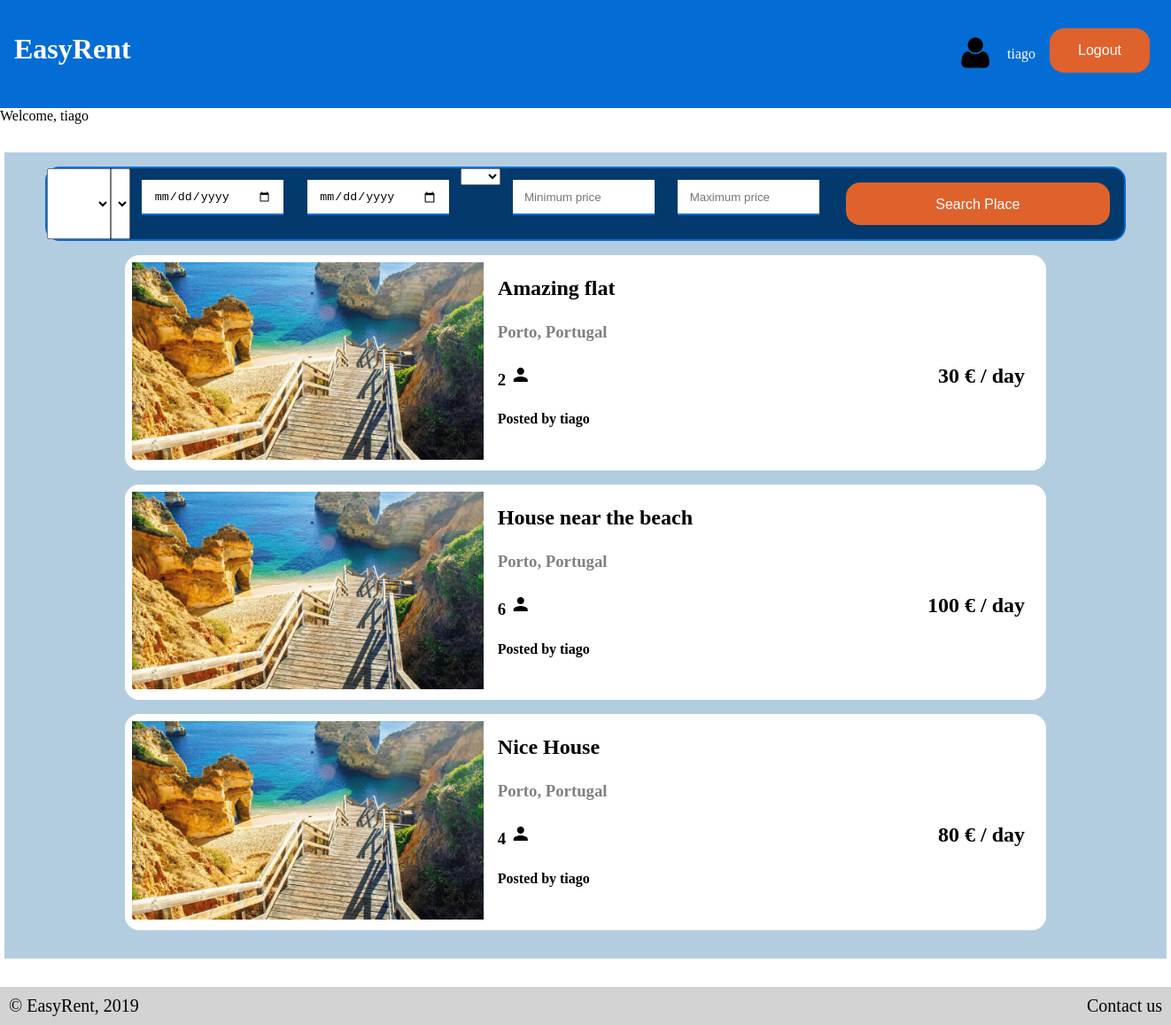
/pages/main.php (signed in), run on an earlier commit of the app's database.
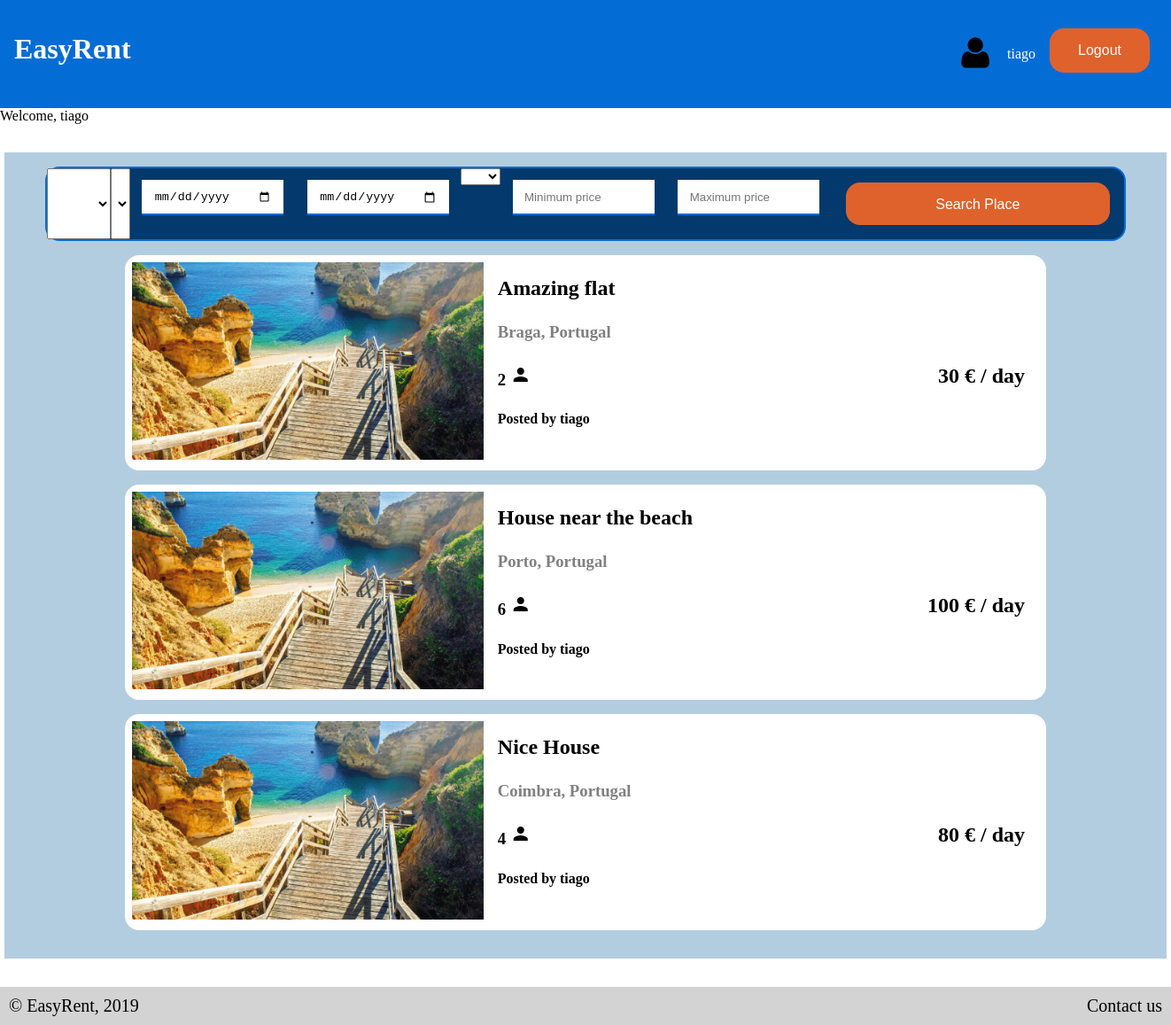
And on a later commit of the database.
### tables this page shows
CREATE TABLE Place (id INTEGER PRIMARY KEY, title TEXT NOT NULL, price_day FLOAT NOT NULL, description TEXT, address TEXT, location_id INTEGER REFERENCES Location (id), owner TEXT REFERENCES User (username) NOT NULL, capacity INTEGER NOT NULL);

CREATE TABLE Location(
    id      INTEGER PRIMARY KEY,
    city    TEXT NOT NULL,
    country TEXT NOT NULL
);

### database/access_database.php (called while the page is built, shortened)
<?php
    function getAllPlaces() {
        $db = Database::instance()->db();
        $stmt = $db->prepare('SELECT * FROM Place');
        $stmt->execute();
        return $stmt->fetchAll();
    }
    function getLocation($location_id) {
        $db = Database::instance()->db();
        $location = $db->prepare('SELECT city, country FROM Location WHERE id = ?');
        $location->execute(array($location_id));
        return $location->fetch();
    }
    function getAllCountries() {
        $db = Database::instance()->db();
        $countries = $db->prepare('SELECT DISTINCT country FROM Location');
        $countries->execute();
        return $countries->fetchAll();
    }
?>

### templates/template_place.php (the view)
<?php
    function template_place($place){
    $location = getLocation($place['location_id']);
?>
    <a href="../pages/place.php?id=<?=$place['id']?>">
        <article class="place">
            <div class="place_photo">
                <img src="../resources/beachOpener.jpg" alt="Beach" style="max-width:100%;">
            </div>
            <div class="place_info">
                <h2 class="title"><?=$place['title']?></h3>
                <h3 class="location"><?=$location['city']?>, <?=$location['country']?></h3>
                <h3 class="capacity"><?=$place['capacity']?> <i class="material-icons">person</i> </h3>
                <h2 class="price"><?=$place['price_day']?> € / day</h3>
                <h4 class="owner">Posted by <?=$place['owner']?></h4>
            </div>
        </article>
    </a>
<?php
    }
?>

### templates/template_generic.php (shortened to what this page needs)
<?php
    function template_header() {
?>
<!DOCTYPE html>
<html lang = "pt-PT">
    <head>
        <link href="../css/style.css" rel="stylesheet">
    </head>
    <body>
        <header>
            <h1><a href="../pages/main.php">EasyRent</a></h1>
            <?php
            if (isset($_SESSION['username']))
                template_user_section();
            ?>
        </header>
<?php }
    function template_footer() {
?>
        <footer>
            <p>&copy; EasyRent, 2019</p>
            <p>Contact us</p>
        </footer>
    </body>
</html>
<?php
    }
    function template_user_section() {
?>
        <div id = "header_user_section">
            <a href="profile.php?user=<?=$_SESSION['username']?>"><img src="../resources/pic1.png" alt="Profile Picture Icon" style="width:40px;height:40px;"></a>
            <a href="profile.php?user=<?=$_SESSION['username']?>"><?= $_SESSION['username']  ?></a>
            <form action="../actions/process_logout.php"><input type="submit" id="logout" value="Logout"></form>
        </div>
<?php
    }
?>

### pages/main.php (shortened to what this page needs)
<?php
    include_once('../templates/template_generic.php');
    include_once('../templates/template_search.php');
    include_once('../templates/template_place.php');
    include_once('../database/access_database.php');
    $places = getAllPlaces();
    template_header();
?>
    <section id="user">
        Welcome, <?= $_SESSION['username']  ?>
    </section>
<section id="content">
<?php
    template_search();
    foreach ($places as $place) {
        template_place($place);
    }
?>
</section>
<?php
    template_footer();
?>

### templates/template_search.php (shortened to what this page needs)
<?php
    function template_search() {
        $countries = getAllCountries();
?>
    <section id = "search">
        <form action="../pages/search.php" method="get">
            <select name="where_country" id="country" value="">
                <option value="undefined"></option>
                <?php foreach ($countries as $country) {
                    ?>
                    <option value=<?=$country['country']?>><?=$country['country']?></option>
                    <?php
                }
                ?>
            </select>
            <select name="city" id="city" value="">
                <option value="undefined"></option>
            </select>
            <div id="date">
                <input type="date" name="checkin" id="checkin" required>
                <input type="date" name="checkout" id="checkout" required>
            </div>
            <div id="capacity">
                <select name="capacity" id="capacity" placeholder="Capacity">
                    <option value="undefined"></option>
                    <option value="1">1</option>
                </select>
            </div>
            <div id="price_range">
                <input type="number" id="min" name="minimum_price" placeholder="Minimum price" step="1">
                <input type="number" id="max" name="maximum_price" placeholder="Maximum price" step="1">
            </div>
            <input type="submit" id="submit_search" value="Search Place">
        </form>
    </section>
<?php
    }
?>

### css/style.css (style rules this page uses)
body { font-family: Cambria, Candara, Georgia, Times, 'Times New Roman', serif; margin: 0; }
a { color: black; text-decoration: none; }
body>header { background-color: #046DD5; text-decoration: none; color: white; font-style: normal; text-align: center; padding: 1em; display: flex; justify-content: space-between; }
body>header a { color: white; }
#header_user_section { display: flex; align-items: center; }
#header_user_section > * { margin: .5em; }
body>footer { background-color: lightgrey; margin: 0px; padding: 10px; text-align: right; font-size: 20px; display: flex; justify-content: space-between; }
body>footer p { margin: 0; }
input { width: 90%; padding: 1em; border: none; border-bottom: 2px solid #046DD5; box-sizing: border-box; display: block; margin: 1em auto; margin-top: 0.5em; }
input[type=submit] { width: 100%; background-color: #df622c; border: none; color: white; padding: 1em 2em; margin-bottom: 1em; cursor: pointer; font-size: 16px; border-radius: 1em; }
body>#content { background-color: #b3cde0; width: 80em; margin: 2em auto; padding: 1em; }
#search { background-color: #03396c; margin: 0em auto; margin-bottom: 1em; max-width: 95%; border-radius: 1em; border: 2px solid #046DD5; }
#search form { display: flex; grid-template-columns: auto auto auto; grid-template-rows: auto auto auto; }
#search input { width: 12em; height: 3em; margin: 1em; }
#search div { text-align: center; }
#search #date { display: flex; grid-column: 2 / 3; grid-row: 1 / 2; }
#search #capacity { grid-column-start: 1 / 2; grid-row-start: 2 / 3; }
#search #price_range { display: flex; grid-column-start: 2 / 3; grid-row-start: 2 / 3; }
#search #submit_search { width: 50%; margin: 1em; grid-column: 3 / 4; grid-row: 1 / 3; }
article.place { background-color: white; border-radius: 1em; width: 80%; padding: 0.5em; margin: 1em auto; display: flex; transition: padding 0.5s, background-color 0.5s; }
article.place div.place_photo { width: 40%; }
article.place div.place_info { width: 60%; margin: 1em; display: grid; grid-template-columns: auto auto; grid-template-rows: auto auto auto auto; }
article.place div.place_info .title { grid-column: 1 / 3; grid-row: 1 / 2; margin: 0; }
article.place div.place_info .location { grid-column: 1 / 3; grid-row: 2 / 3; margin: 0; color: gray; }
article.place div.place_info .capacity { grid-column: 1 / 2; grid-row: 3 / 4; margin: 0; }
article.place div.place_info .price { grid-column: 2 / 3; grid-row: 3 / 4; margin: 0; text-align: right; }
article.place div.place_info .owner { grid-column: 1 / 3; grid-row: 4 / 5; margin: 0; }

What changed in the data, as far as the page shows it:
changed place "Amazing flat": location.city "Porto" → "Braga"
changed place "Nice House": location.city "Porto" → "Coimbra"
